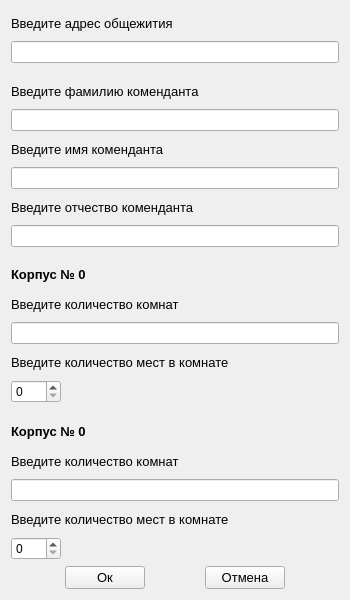
<?xml version="1.0" encoding="UTF-8"?>
<ui version="4.0">
 <class>RedactData</class>
 <widget class="QWidget" name="RedactData">
  <property name="geometry">
   <rect>
    <x>0</x>
    <y>0</y>
    <width>350</width>
    <height>600</height>
   </rect>
  </property>
  <property name="minimumSize">
   <size>
    <width>350</width>
    <height>600</height>
   </size>
  </property>
  <property name="maximumSize">
   <size>
    <width>350</width>
    <height>600</height>
   </size>
  </property>
  <property name="windowTitle">
   <string>Редактирование данных</string>
  </property>
  <layout class="QVBoxLayout" name="verticalLayout">
   <item>
    <widget class="QLabel" name="address_label">
     <property name="font">
      <font>
       <pointsize>10</pointsize>
      </font>
     </property>
     <property name="text">
      <string>Введите адрес общежития</string>
     </property>
    </widget>
   </item>
   <item>
    <widget class="QLineEdit" name="address_edit"/>
   </item>
   <item>
    <spacer name="verticalSpacer_3">
     <property name="orientation">
      <enum>Qt::Vertical</enum>
     </property>
     <property name="sizeType">
      <enum>QSizePolicy::Fixed</enum>
     </property>
     <property name="sizeHint" stdset="0">
      <size>
       <width>20</width>
       <height>10</height>
      </size>
     </property>
    </spacer>
   </item>
   <item>
    <widget class="QLabel" name="surname_label">
     <property name="font">
      <font>
       <pointsize>10</pointsize>
      </font>
     </property>
     <property name="text">
      <string>Введите фамилию коменданта</string>
     </property>
    </widget>
   </item>
   <item>
    <widget class="QLineEdit" name="surname_edit"/>
   </item>
   <item>
    <widget class="QLabel" name="name_label">
     <property name="font">
      <font>
       <pointsize>10</pointsize>
      </font>
     </property>
     <property name="text">
      <string>Введите имя коменданта</string>
     </property>
    </widget>
   </item>
   <item>
    <widget class="QLineEdit" name="name_edit"/>
   </item>
   <item>
    <widget class="QLabel" name="patronymic_label">
     <property name="font">
      <font>
       <pointsize>10</pointsize>
      </font>
     </property>
     <property name="text">
      <string>Введите отчество коменданта</string>
     </property>
    </widget>
   </item>
   <item>
    <widget class="QLineEdit" name="patronymic_edit"/>
   </item>
   <item>
    <spacer name="verticalSpacer">
     <property name="orientation">
      <enum>Qt::Vertical</enum>
     </property>
     <property name="sizeType">
      <enum>QSizePolicy::Fixed</enum>
     </property>
     <property name="sizeHint" stdset="0">
      <size>
       <width>20</width>
       <height>10</height>
      </size>
     </property>
    </spacer>
   </item>
   <item>
    <widget class="QLabel" name="building1_label">
     <property name="font">
      <font>
       <pointsize>10</pointsize>
       <weight>75</weight>
       <bold>true</bold>
      </font>
     </property>
     <property name="text">
      <string>Корпус № 0</string>
     </property>
    </widget>
   </item>
   <item>
    <widget class="QLabel" name="room_amount1_label">
     <property name="font">
      <font>
       <pointsize>10</pointsize>
      </font>
     </property>
     <property name="text">
      <string>Введите количество комнат</string>
     </property>
    </widget>
   </item>
   <item>
    <widget class="QLineEdit" name="room_amount1_edit"/>
   </item>
   <item>
    <widget class="QLabel" name="place_amount1_label">
     <property name="font">
      <font>
       <pointsize>10</pointsize>
      </font>
     </property>
     <property name="text">
      <string>Введите количество мест в комнате</string>
     </property>
    </widget>
   </item>
   <item>
    <widget class="QSpinBox" name="place_amount1_spinbox">
     <property name="maximumSize">
      <size>
       <width>50</width>
       <height>16777215</height>
      </size>
     </property>
    </widget>
   </item>
   <item>
    <spacer name="verticalSpacer_2">
     <property name="orientation">
      <enum>Qt::Vertical</enum>
     </property>
     <property name="sizeType">
      <enum>QSizePolicy::Fixed</enum>
     </property>
     <property name="sizeHint" stdset="0">
      <size>
       <width>20</width>
       <height>10</height>
      </size>
     </property>
    </spacer>
   </item>
   <item>
    <widget class="QLabel" name="building2_label">
     <property name="font">
      <font>
       <pointsize>10</pointsize>
       <weight>75</weight>
       <bold>true</bold>
      </font>
     </property>
     <property name="text">
      <string>Корпус № 0</string>
     </property>
    </widget>
   </item>
   <item>
    <widget class="QLabel" name="room_amount2_label">
     <property name="font">
      <font>
       <pointsize>10</pointsize>
      </font>
     </property>
     <property name="text">
      <string>Введите количество комнат</string>
     </property>
    </widget>
   </item>
   <item>
    <widget class="QLineEdit" name="room_amount2_edit"/>
   </item>
   <item>
    <widget class="QLabel" name="place_amount2_label">
     <property name="font">
      <font>
       <pointsize>10</pointsize>
      </font>
     </property>
     <property name="text">
      <string>Введите количество мест в комнате</string>
     </property>
    </widget>
   </item>
   <item>
    <widget class="QSpinBox" name="place_amount2_spinbox">
     <property name="maximumSize">
      <size>
       <width>50</width>
       <height>16777215</height>
      </size>
     </property>
    </widget>
   </item>
   <item>
    <layout class="QHBoxLayout" name="horizontalLayout">
     <item>
      <spacer name="horizontalSpacer">
       <property name="orientation">
        <enum>Qt::Horizontal</enum>
       </property>
       <property name="sizeHint" stdset="0">
        <size>
         <width>40</width>
         <height>20</height>
        </size>
       </property>
      </spacer>
     </item>
     <item>
      <widget class="QPushButton" name="pushButton">
       <property name="font">
        <font>
         <pointsize>10</pointsize>
        </font>
       </property>
       <property name="text">
        <string>Ок</string>
       </property>
      </widget>
     </item>
     <item>
      <spacer name="horizontalSpacer_2">
       <property name="orientation">
        <enum>Qt::Horizontal</enum>
       </property>
       <property name="sizeHint" stdset="0">
        <size>
         <width>40</width>
         <height>20</height>
        </size>
       </property>
      </spacer>
     </item>
     <item>
      <widget class="QPushButton" name="pushButton_2">
       <property name="font">
        <font>
         <pointsize>10</pointsize>
        </font>
       </property>
       <property name="text">
        <string>Отмена</string>
       </property>
      </widget>
     </item>
     <item>
      <spacer name="horizontalSpacer_3">
       <property name="orientation">
        <enum>Qt::Horizontal</enum>
       </property>
       <property name="sizeHint" stdset="0">
        <size>
         <width>40</width>
         <height>20</height>
        </size>
       </property>
      </spacer>
     </item>
    </layout>
   </item>
  </layout>
 </widget>
 <resources/>
 <connections/>
</ui>
